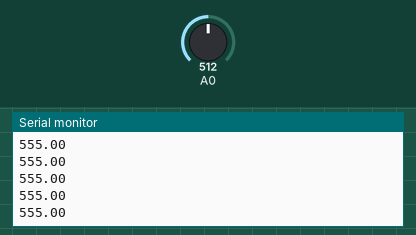
Recording of a sketch running on a simulated Arduino Uno, built with avr-gcc and run on an emulated ATmega328P. Parts: the last lines printed to the serial monitor. The inputs (shaded band) are chosen by the test bench; at power-on: A0 = 512.

Above: at 1.2 s.
1.3 s: A0 set to 716
At 2.1 s:
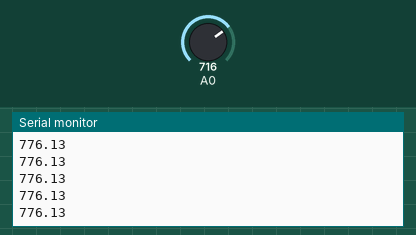
2.8 s: A0 set to 900
At 3.5 s:
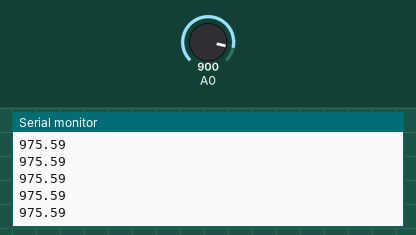
Timing chart, 0 to 5.8 s (numbered marks = the images above; inputs shaded):
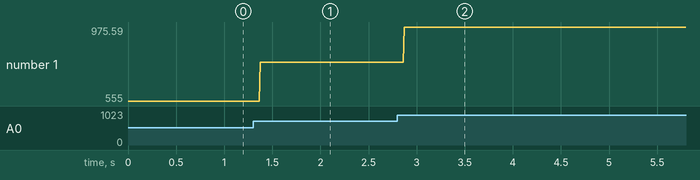

Measured:
- after the input at 1.3 s, the serial monitor: prints a new line after 0.07 s (image 1)
- after the input at 2.8 s, the serial monitor: prints a new line after 0.07 s (image 2)
- plotted number 1: 555 → 776.13 after the input at 1.3 s, 776.13 → 975.59 after the input at 2.8 s

The sketch:

E2-3-3.ino
```cpp
//学籍番号 6120011749
//氏名　奥井翔麻


float v0 = 5.0; //ベース電圧

// the setup routine runs once when you press reset:
void setup() {

  //シリアル通信を9600bpsで初期化
  Serial.begin(9600);
}

// the loop routine runs over and over again forever:
void loop() {
  // A0ピンのAD変換結果を取得する
  int sensorValue = analogRead(A0);
  // AD変換結果から、電圧を求める
  float v = v0 * ((float)sensorValue/1024);
  //電圧から照度を求める(lx)
  float L = 222 * v;
  // 求めた電圧をシリアル通信てPCに送信
  Serial.println(L);

  delay(1);        //待機時間
}
```
